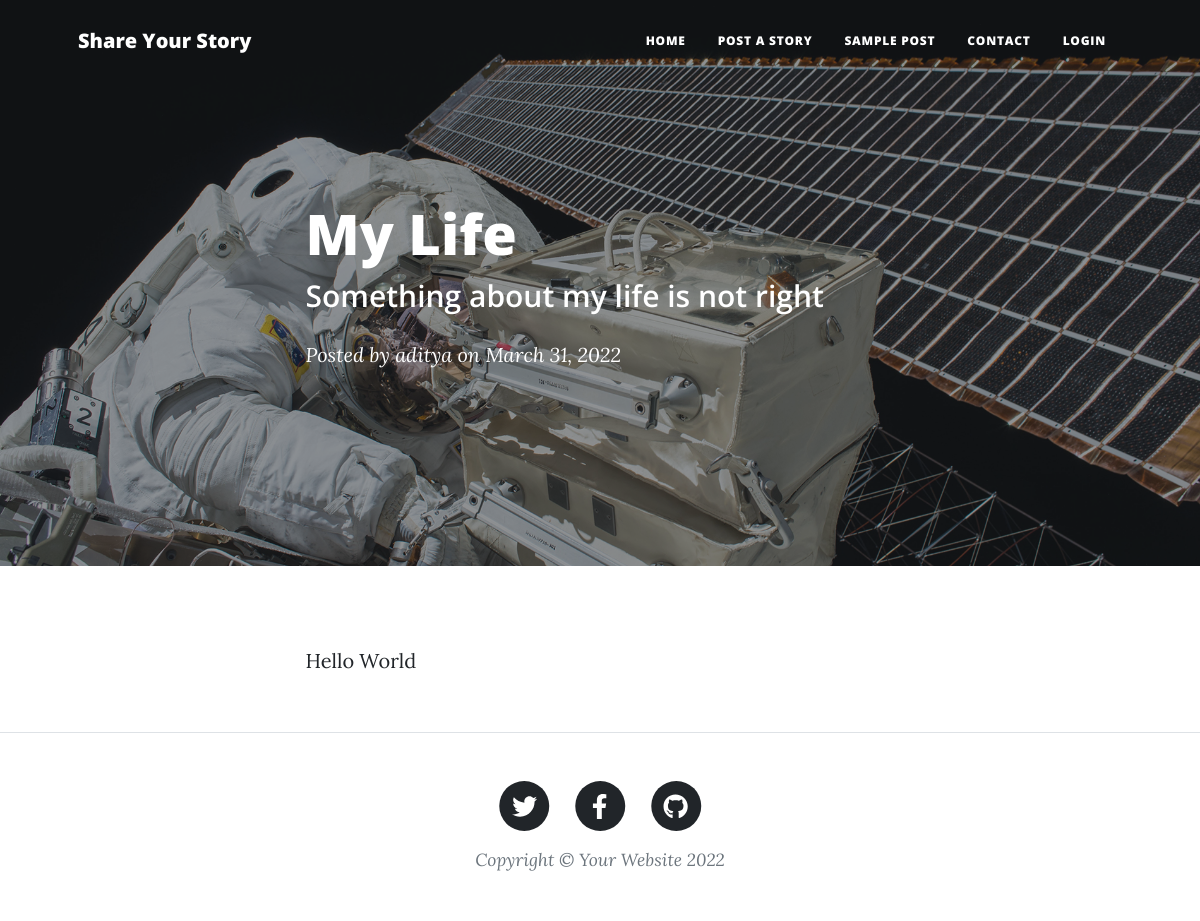
/view-post/1/, run on the app's committed database.
### base/models.py (models this page shows, shortened)
class Story(models.Model):
    author = models.ForeignKey(User, on_delete=models.CASCADE)
    title = models.CharField(max_length=200)
    summary = models.CharField(max_length=200)
    content = models.TextField(null=True)
    created = models.DateTimeField(auto_now=True)
    updated = models.DateTimeField(auto_now_add=True)
    class Meta:
        ordering = ['-created', '-updated']

### base/views.py (the view)
# urls.py: path('view-post/<str:pk>/', views.viewPost, name='view-post')
def viewPost(request, pk):
    story = Story.objects.get(id=pk)
    context = {'story': story}
    return render(request, 'base/viewPost.html', context)

### base/templates/base/viewPost.html (shortened to what this page needs)
{% load static %}
<!DOCTYPE html>
<html lang="en">
<head>
    <link href="{% static 'css/styles.css' %}" rel="stylesheet" />
</head>
<body>
    <nav class="navbar navbar-expand-lg navbar-light" id="mainNav">
        <div class="container px-4 px-lg-5">
            <a class="navbar-brand" href="{% url 'home' %}">Share Your Story</a>
            <div class="collapse navbar-collapse" id="navbarResponsive">
                <ul class="navbar-nav ms-auto py-4 py-lg-0">
                    <li class="nav-item">
                        <a class="nav-link px-lg-3 py-3 py-lg-4" href="{% url 'home' %}">Home</a>
                    </li>
                    <li class="nav-item">
                        <a class="nav-link px-lg-3 py-3 py-lg-4" href="{% url 'create-post' %}">Post a Story</a>
                    </li>
                    <li class="nav-item">
                        <a class="nav-link px-lg-3 py-3 py-lg-4" href="{% url 'sample' %}">Sample Post</a>
                    </li>
                    <li class="nav-item">
                        <a class="nav-link px-lg-3 py-3 py-lg-4" href="{% url 'contact' %}">Contact</a>
                    </li>
                    {% if request.user.is_authenticated%}
                    <li class="nav-item">
                        <a class="nav-link px-lg-3 py-3 py-lg-4"
                            href="{% url 'profile' request.user.id %}">{{request.user.username | title}}</a>
                    </li>
                    {% else %}
                    <li class="nav-item">
                        <a class="nav-link px-lg-3 py-3 py-lg-4" href="{% url 'login' %}">Login</a>
                    </li>
                    {% endif %}
                </ul>
            </div>
        </div>
    </nav>
    <header class="masthead" style="background-image: url({%static 'assets/img/post-bg.jpg'%})">
        <div class="container position-relative px-4 px-lg-5">
            <div class="row gx-4 gx-lg-5 justify-content-center">
                <div class="col-md-10 col-lg-8 col-xl-7">
                    <div class="post-heading">
                        <h1>{{story.title}}</h1>
                        <h2 class="subheading">
                            {{story.summary}}
                        </h2>
                        <span class="meta">
                            Posted by
                            <a href="#!">{{story.author}}</a>
                            on {{story.created | date}}
                        </span>
                    </div>
                </div>
            </div>
        </div>
    </header>
    <article class="mb-4">
        <div class="container px-4 px-lg-5">
            <div class="row gx-4 gx-lg-5 justify-content-center">
                <div class="col-md-10 col-lg-8 col-xl-7">
                    <p>
                        {{story.content}}
                    </p>
                </div>
            </div>
        </div>
    </article>
    <footer class="border-top">
        <div class="container px-4 px-lg-5">
            <div class="row gx-4 gx-lg-5 justify-content-center">
                <div class="col-md-10 col-lg-8 col-xl-7">
                    <ul class="list-inline text-center">
                        <li class="list-inline-item">
                            <a href="#!">
                                <span class="fa-stack fa-lg">
                                    <i class="fas fa-circle fa-stack-2x"></i>
                                    <i class="fab fa-twitter fa-stack-1x fa-inverse"></i>
                                </span>
                            </a>
                        </li>
                        <li class="list-inline-item">
                            <a href="#!">
                                <span class="fa-stack fa-lg">
                                    <i class="fas fa-circle fa-stack-2x"></i>
                                    <i class="fab fa-facebook-f fa-stack-1x fa-inverse"></i>
                                </span>
                            </a>
                        </li>
                        <li class="list-inline-item">
                            <a href="#!">
                                <span class="fa-stack fa-lg">
                                    <i class="fas fa-circle fa-stack-2x"></i>
                                    <i class="fab fa-github fa-stack-1x fa-inverse"></i>
                                </span>
                            </a>
                        </li>
                    </ul>
                    <div class="small text-center text-muted fst-italic">
                        Copyright &copy; Your Website 2022
                    </div>
                </div>
            </div>
        </div>
    </footer>
</body>
</html>

### data on the page
Story: title "My Life", summary "Something about my life is not right", author "aditya", created "March 31, 2022", content "Hello World"
